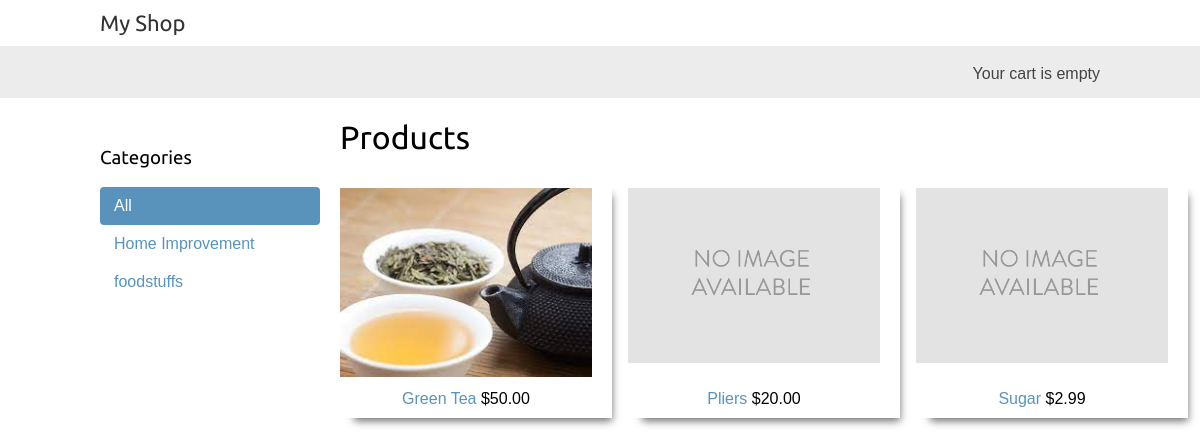
The app's page /, older data.
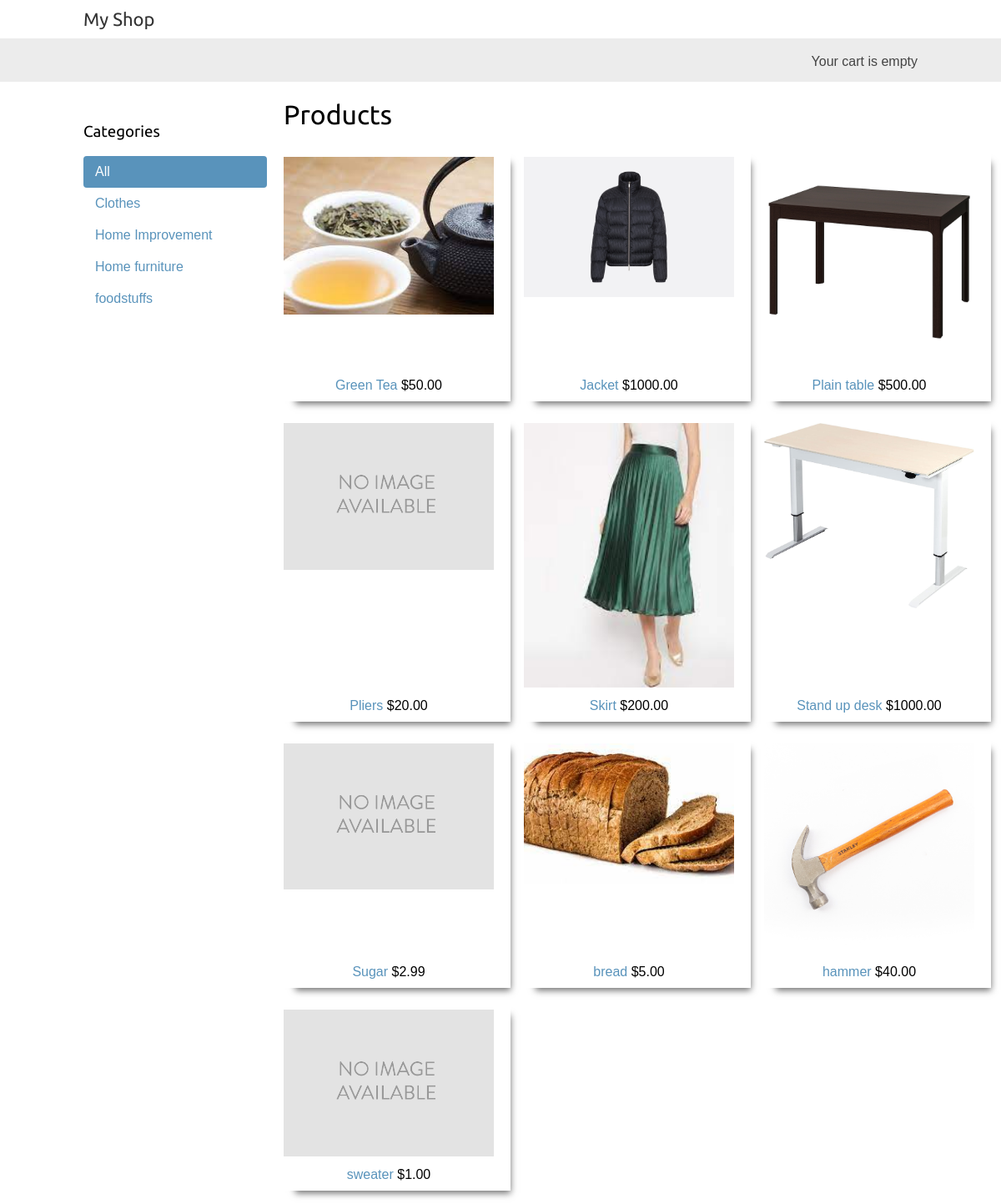
The same page, newer data.
### shop/models.py (models this page shows, shortened)
class Category(models.Model):
    name = models.CharField(max_length= 200, db_index=True)
    slug = models.SlugField(max_length=200, unique=True)
    class Meta:
        ordering = ('name',)
        verbose_name = "category"
        verbose_name_plural = "categories"
    def get_absolute_url(self):
        return reverse('shop:product_list_by_category', args=[self.slug])

class Product(models.Model):
    category = models.ForeignKey(Category, related_name="products", on_delete=models.CASCADE)
    name = models.CharField(max_length=200, db_index=True)
    slug = models.SlugField(max_length=200, db_index=True)
    image = models.ImageField(upload_to='products/%Y/%m/%d', blank=True)
    description = models.TextField(blank=True)
    price = models.DecimalField(max_digits=10, decimal_places=2)
    available = models.BooleanField(default=True)
    created = models.DateTimeField(auto_now_add=True)
    updated=models.DateTimeField(auto_now=True)
    class Meta:
        ordering = ('name',)
        index_together =(('id', 'slug'),)
    def get_absolute_url(self):
        return reverse('shop:product_detail', args=[self.id, self.slug ])

### shop/views.py (the view)
# urls.py: path('', views.product_list, name="product_list"),
def product_list(request, category_slug=None):
    category = None
    categories = Category.objects.all()
    products = Product.objects.filter(available=True)
    if category_slug:
        category = get_object_or_404(Category, slug=category_slug)
        products = products.filter(category=category)
    return render(request, 'shop/product/list.html', {
        'category': category,
        'categories': categories,
        'products': products
    })

### cart/cart.py (called while the page is built)
    def __len__(self):
        return sum(item['quantity'] for item in self.cart.values())

### cart/context_processors.py (called while the page is built)
def cart(request):
    return {
        'cart': Cart(request) # Fetch the session or create one if it does not exist
    }

### shop/templates/shop/product/list.html (shortened to what this page needs)
{% extends 'shop/base.html' %}
{% load static %}
{% block content %}
    <div id="sidebar">
        <h3>Categories</h3>
        <ul>
            <li{% if not category %} class="selected" {% endif %}>
                <a href="{% url 'shop:product_list' %}">All</a>
            </li>
            {% for c in categories %}
                <li {% if category.slug == c.slug %} class="selected" {% endif %}>
                    <a href="{{c.get_absolute_url}}">{{c.name}}</a>
                </li>
            {% endfor %}
        </ul>
    </div>
    <div id="main" class="product-list" >
        <h1>
            {% if category %}
                {{ category.name }}
            {% else %}
                Products
            {% endif %}
        </h1>
        <div class="product-display">
            {% for product in products %}
                <div class="item" >
                    <a href="{{product.get_absolute_url}}">
                        <img
                            src="{% if product.image %} {{product.image.url}} {% else %}{% static 'img/no_image.png' %}{% endif %}"
                        />
                    </a>
                    <div>
                        <a href="{{product.get_absolute_url}}">{{ product.name }}</a>
                        <span>${{product.price}}</span>
                    </div>
                </div>
            {% endfor %}
        </div>
    </div>
{% endblock content %}

### shop/templates/shop/base.html (shortened to what this page needs)
{% load static %}
<!DOCTYPE html>
<html>
    <head>
        <link href="{% static "css/base.css" %}" rel="stylesheet" >
    </head>
    <body>
        <div id="header">
            <a href="/" class="logo">My Shop</a>
        </div>
        <div id="subheader">
            <div class="cart">
                {% if cart|length > 0 %}
                    Your cart: <a href="{% url 'cart:cart_detail' %}">
                        {{cart|length}} item{{cart|length|pluralize}},
                        ${{cart.get_total_price}}
                    </a>
                {% else %}
                    Your cart is empty
                {% endif %}
            </div>
        </div>
        <div id="content">
            {% block content %}
            {% endblock %}
        </div>
    </body>
</html>

### shop/static/css/base.css (style rules this page uses)
body { margin:0; padding:0; font-family:helvetica, sans-serif; }
h1, h2, h3, h4, h5 , h6 { font-family: 'Ubuntu', sans-serif; font-weight:normal; }
a { text-decoration:none; color:#5993bb; }
#header { padding:10px 100px; font-size:18px; overflow:auto; }
#subheader { background:#ececec; color:#444; padding:15px 100px; overflow:auto; }
#header .logo { font-family: 'Ubuntu', sans-serif; float:left; color:#333; font-size:22px; margin-right:10%; }
#subheader .cart { float:right; padding-top:4px; }
#content { padding:0 100px; overflow:hidden; }
#sidebar { width:220px; padding:30px 20px 0 0; float:left; }
#sidebar ul { margin:0; padding:0; }
#sidebar ul li { margin:0; list-style:none; padding:10px 14px; }
#sidebar ul li a { display:block; }
#sidebar ul li.selected { background:#5993bb; border-radius:4px; }
#sidebar ul li.selected a { color:#fff; }
#main { float:left; width: 96%; margin-right:-220px; overflow:hidden; }
.product-display { display: grid; grid-template-columns: 1fr 1fr 1fr; grid-template-rows: 1fr auto; gap: 1rem; margin-right: 7rem; margin-bottom: 6rem; }
.product-display .item { padding:10px 20px 10px 0; text-align:center; line-height:1.2; box-shadow: 7px 10px 8px -7px rgba(0,0,0,0.57); display: flex; flex-direction:column; justify-content: space-between; }
.product-display .item img { width:100%; margin-bottom:8px; }

Row changes from the older to the newer data that the page shows:
added Category: name "Clothes"
added Category: name "Home furniture"
added Product: image (picture), name "Jacket", price "1000.00"
added Product: image (picture), name "Plain table", price "500.00"
added Product: image (picture), name "Skirt", price "200.00"
added Product: image (picture), name "Stand up desk", price "1000.00"
added Product: image (picture), name "bread", price "5.00"
added Product: image (picture), name "hammer", price "40.00"
added Product: name "sweater", price "1.00"
